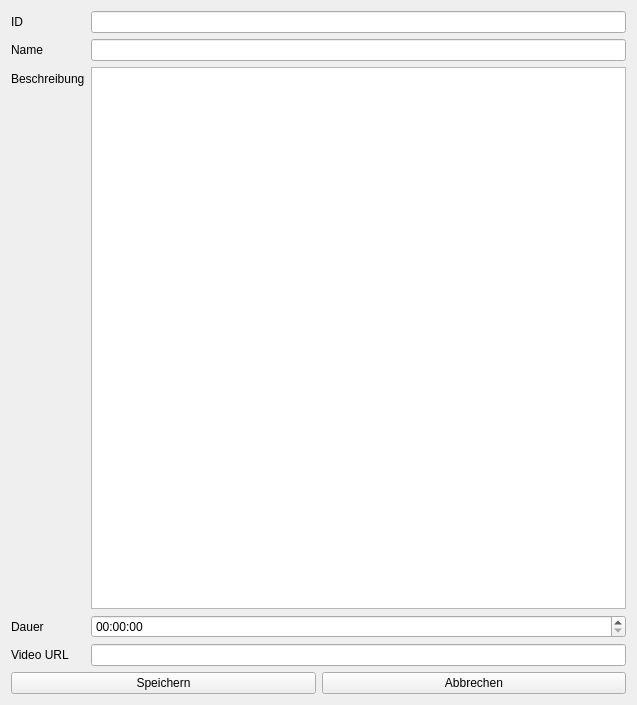
<?xml version="1.0" encoding="UTF-8"?>
<ui version="4.0">
 <class>Form</class>
 <widget class="QWidget" name="Form">
  <property name="geometry">
   <rect>
    <x>0</x>
    <y>0</y>
    <width>637</width>
    <height>705</height>
   </rect>
  </property>
  <property name="windowTitle">
   <string>Form</string>
  </property>
  <layout class="QVBoxLayout" name="verticalLayout">
   <item>
    <layout class="QFormLayout" name="formLayout">
     <item row="1" column="0">
      <widget class="QLabel" name="label_name">
       <property name="text">
        <string>Name</string>
       </property>
      </widget>
     </item>
     <item row="1" column="1">
      <widget class="QLineEdit" name="lineEdit_name">
       <property name="text">
        <string extracomment="Name der Übung"/>
       </property>
      </widget>
     </item>
     <item row="2" column="0">
      <widget class="QLabel" name="label_description">
       <property name="text">
        <string>Beschreibung</string>
       </property>
      </widget>
     </item>
     <item row="3" column="0">
      <widget class="QLabel" name="label_duration">
       <property name="text">
        <string>Dauer</string>
       </property>
      </widget>
     </item>
     <item row="3" column="1">
      <widget class="QTimeEdit" name="timeEdit_duration"/>
     </item>
     <item row="4" column="0">
      <widget class="QLabel" name="label_video_url">
       <property name="text">
        <string>Video URL</string>
       </property>
      </widget>
     </item>
     <item row="4" column="1">
      <widget class="QLineEdit" name="lineEdit_video_url"/>
     </item>
     <item row="0" column="0">
      <widget class="QLabel" name="label_id">
       <property name="text">
        <string>ID</string>
       </property>
      </widget>
     </item>
     <item row="0" column="1">
      <widget class="QLineEdit" name="lineEdit_id">
       <property name="readOnly">
        <bool>true</bool>
       </property>
      </widget>
     </item>
     <item row="2" column="1">
      <widget class="QTextEdit" name="textEdit_description"/>
     </item>
    </layout>
   </item>
   <item>
    <layout class="QHBoxLayout" name="horizontalLayout">
     <item>
      <widget class="QPushButton" name="pushButton_save">
       <property name="text">
        <string>Speichern</string>
       </property>
      </widget>
     </item>
     <item>
      <widget class="QPushButton" name="pushButton_cancel">
       <property name="text">
        <string>Abbrechen</string>
       </property>
      </widget>
     </item>
    </layout>
   </item>
  </layout>
 </widget>
 <resources/>
 <connections/>
</ui>
